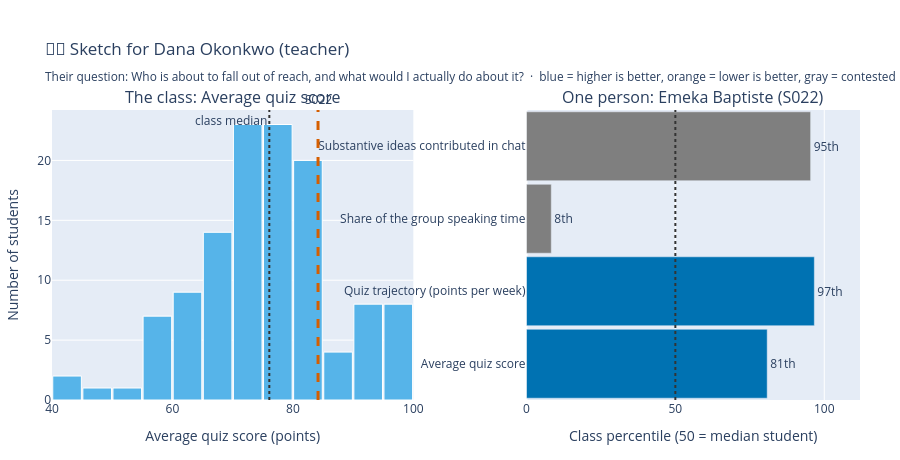

Write notebook code for a chart like this one.
### Markdown cell above
### 📊 The sketch

Two panels, because almost every learning analytics view is secretly one of these two shapes:

- **Left, the class**: the distribution of your first metric across all 120 students, with the focus
  student marked. This is the shape that answers "compared to whom".
- **Right, the person**: the focus student's **class percentile** on each metric you chose. This is
  the shape that answers "how is this one person doing".

Two warnings about the right panel, which is the point of including it.

Converting every metric to a percentile makes mixed units comparable, and it also **guarantees
somebody is at the bottom**, even in a class where everyone is fine. A percentile can never say
"all good here". Watch for what that does to the personas who fear being compared.

The second warning is smaller and nastier. A percentile bar reads as "longer is better" no matter
what it is measuring. On `low_quiz_count` a long bar means *more* quizzes below 70, and on
`last_minute_rate` a long bar means *more* submissions against the deadline. The bar colours encode
the direction, which is a fix that works only for a reader who reads the legend. If you put one of
those two on your sketch, decide now what you would do about it, because "the colour tells you" is
the answer every dashboard gives and it is not good enough.

### Code cell
DIRECTION_COLOR = {'higher is better': '#0072B2',   # blue
                   'lower is better':  '#E69F00',   # orange
                   'contested':        '#7F7F7F'}   # gray

def sketch_view(persona_key, metrics, focus_student):
    """Render a two-panel mock of what this persona would see."""
    p = PERSONAS[persona_key]
    pct = M[METRIC_KEYS].rank(pct=True) * 100
    head = metrics[0]
    focus_val = M.loc[focus_student, head]
    name = M.loc[focus_student, 'full_name']

    fig = make_subplots(
        rows=1, cols=2, column_widths=[0.52, 0.48], horizontal_spacing=0.14,
        subplot_titles=(f'The class: {CATALOG.loc[head, "label"]}',
                        f'One person: {name} ({focus_student})'),
    )

    # Panel 1: the class distribution of the headline metric
    fig.add_trace(go.Histogram(x=M[head], nbinsx=24, marker_color='#56B4E9',
                               marker_line=dict(color='white', width=1),
                               name='All 120 students', hovertemplate='%{y} students<extra></extra>'),
                  row=1, col=1)
    fig.add_vline(x=float(focus_val), line=dict(color='#D55E00', width=3, dash='dash'),
                  annotation_text=f'{focus_student}', annotation_position='top',
                  row=1, col=1)
    fig.add_vline(x=float(M[head].median()), line=dict(color='#333333', width=2, dash='dot'),
                  annotation_text='class median', annotation_position='top left',
                  row=1, col=1)

    # Panel 2: the focus student percentile profile across the chosen metrics
    labels = [CATALOG.loc[m, 'label'] for m in metrics]
    values = [float(pct.loc[focus_student, m]) for m in metrics]
    colors = [DIRECTION_COLOR[CATALOG.loc[m, 'direction']] for m in metrics]
    fig.add_trace(go.Bar(y=labels, x=values, orientation='h', marker_color=colors,
                         text=[f'{v:.0f}th' for v in values], textposition='outside',
                         cliponaxis=False, name='percentile',
                         hovertemplate='%{y}: %{x:.0f}th percentile<extra></extra>'),
                  row=1, col=2)
    fig.add_vline(x=50, line=dict(color='#333333', width=2, dash='dot'), row=1, col=2)

    fig.update_xaxes(title_text=f'{CATALOG.loc[head, "label"]} ({CATALOG.loc[head, "unit"]})',
                     row=1, col=1)
    fig.update_yaxes(title_text='Number of students', row=1, col=1)
    fig.update_xaxes(title_text='Class percentile (50 = median student)', range=[0, 112], row=1, col=2)
    fig.update_yaxes(title_text='', row=1, col=2)
    fig.update_layout(
        title=dict(text=(f'{p["emoji"]} Sketch for {p["name"]} ({persona_key})<br>'
                         f'<sub>Their question: {p["question"]}  ·  '
                         f'blue = higher is better, orange = lower is better, gray = contested</sub>')),
        showlegend=False, height=460, bargap=0.05,
        margin=dict(t=110, r=40, l=40, b=60),
    )
    return fig

sketch_view(MY_PERSONA, MY_METRICS, FOCUS_STUDENT).show()

### Figure 1 — Plotly figure (JSON) as saved in the notebook; plotly's stock layout.template omitted (floating-point values rounded to 4 significant figures)
{"data": [{"hovertemplate": "%{y} students<extra></extra>", "marker": {"color": "#56B4E9", "line": {"color": "white", "width": 1}}, "name": "All 120 students", "nbinsx": 24, "type": "histogram", "x": [81.41, 69.88, 73.33, 74.15, 70.19, 92.14, 71.62, 79.38, 95.35, 73.51, 64.33, 69.26, 76.58, 80.89, 73.88, 83.33, 44.95, 84.58, 66.84, 77.1, 78.75, 84.17, 83.3, 79.65, 87.38, 74.79, 75.97, 66.24, 79.49, 68.3, 55.24, 67.44, 87.95, 92.46, 58.29, 84.42, 62.41, 77.47, 99.51, 66.38, 78.55, 80.01, 73.26, 79.56, 73.11, 75.7, 57.67, 98.06, 73.66, 78.55, 82.0, 55.7, 81.15, 58.62, 75.85, 62.51, 79.8, 80.33, 72.94, 64.44, 60.45, 84.2, 74.38, 98.49, 82.08, 43.85, 68.42, 71.58, 78.22, 81.0, 70.83, 93.66, 76.59, 77.03, 68.88, 97.64, 74.94, 73.7, 73.39, 49.52, 71.53, 77.92, 92.49, 68.09, 82.41, 72.51, 85.91, 59.49, 71.26, 96.41, 76.2, 91.22, 90.83, 60.5, 63.6, 54.17, 77.16, 55.02, 91.96, 77.35, 68.86, 99.04, 80.12, 63.25, 82.91, 67.9, 79.31, 74.2, 83.19, 74.84, 77.92, 65.4, 62.06, 89.46, 97.39, 65.92, 70.09, 93.71, 80.72, 83.22], "xaxis": "x", "yaxis": "y"}, {"cliponaxis": false, "hovertemplate": "%{y}: %{x:.0f}th percentile<extra></extra>", "marker": {"color": ["#0072B2", "#0072B2", "#7F7F7F", "#7F7F7F"]}, "name": "percentile", "orientation": "h", "text": ["81th", "97th", "8th", "95th"], "textposition": "outside", "type": "bar", "x": [80.83, 96.67, 8.333, 95.42], "xaxis": "x2", "y": ["Average quiz score", "Quiz trajectory (points per week)", "Share of the group speaking time", "Substantive ideas contributed in chat"], "yaxis": "y2"}], "layout": {"annotations": [{"font": {"size": 16}, "showarrow": false, "text": "The class: Average quiz score", "x": 0.2236, "xanchor": "center", "xref": "paper", "y": 1.0, "yanchor": "bottom", "yref": "paper"}, {"font": {"size": 16}, "showarrow": false, "text": "One person: Emeka Baptiste (S022)", "x": 0.7936, "xanchor": "center", "xref": "paper", "y": 1.0, "yanchor": "bottom", "yref": "paper"}, {"showarrow": false, "text": "S022", "x": 84.17, "xanchor": "center", "xref": "x", "y": 1, "yanchor": "bottom", "yref": "y domain"}, {"showarrow": false, "text": "class median", "x": 76.09, "xanchor": "right", "xref": "x", "y": 1, "yanchor": "top", "yref": "y domain"}], "bargap": 0.05, "height": 460, "margin": {"b": 60, "l": 40, "r": 40, "t": 110}, "shapes": [{"line": {"color": "#D55E00", "dash": "dash", "width": 3}, "type": "line", "x0": 84.17, "x1": 84.17, "xref": "x", "y0": 0, "y1": 1, "yref": "y domain"}, {"line": {"color": "#333333", "dash": "dot", "width": 2}, "type": "line", "x0": 76.09, "x1": 76.09, "xref": "x", "y0": 0, "y1": 1, "yref": "y domain"}, {"line": {"color": "#333333", "dash": "dot", "width": 2}, "type": "line", "x0": 50, "x1": 50, "xref": "x2", "y0": 0, "y1": 1, "yref": "y2 domain"}], "showlegend": false, "title": {"text": "🧑🏫 Sketch for Dana Okonkwo (teacher)<br><sub>Their question: Who is about to fall out of reach, and what would I actually do about it?  ·  blue = higher is better, orange = lower is better, gray = contested</sub>"}, "xaxis": {"anchor": "y", "domain": [0.0, 0.4472], "title": {"text": "Average quiz score (points)"}}, "xaxis2": {"anchor": "y2", "domain": [0.5872, 1.0], "range": [0, 112], "title": {"text": "Class percentile (50 = median student)"}}, "yaxis": {"anchor": "x", "domain": [0.0, 1.0], "title": {"text": "Number of students"}}, "yaxis2": {"anchor": "x2", "domain": [0.0, 1.0], "title": {"text": ""}}}}
